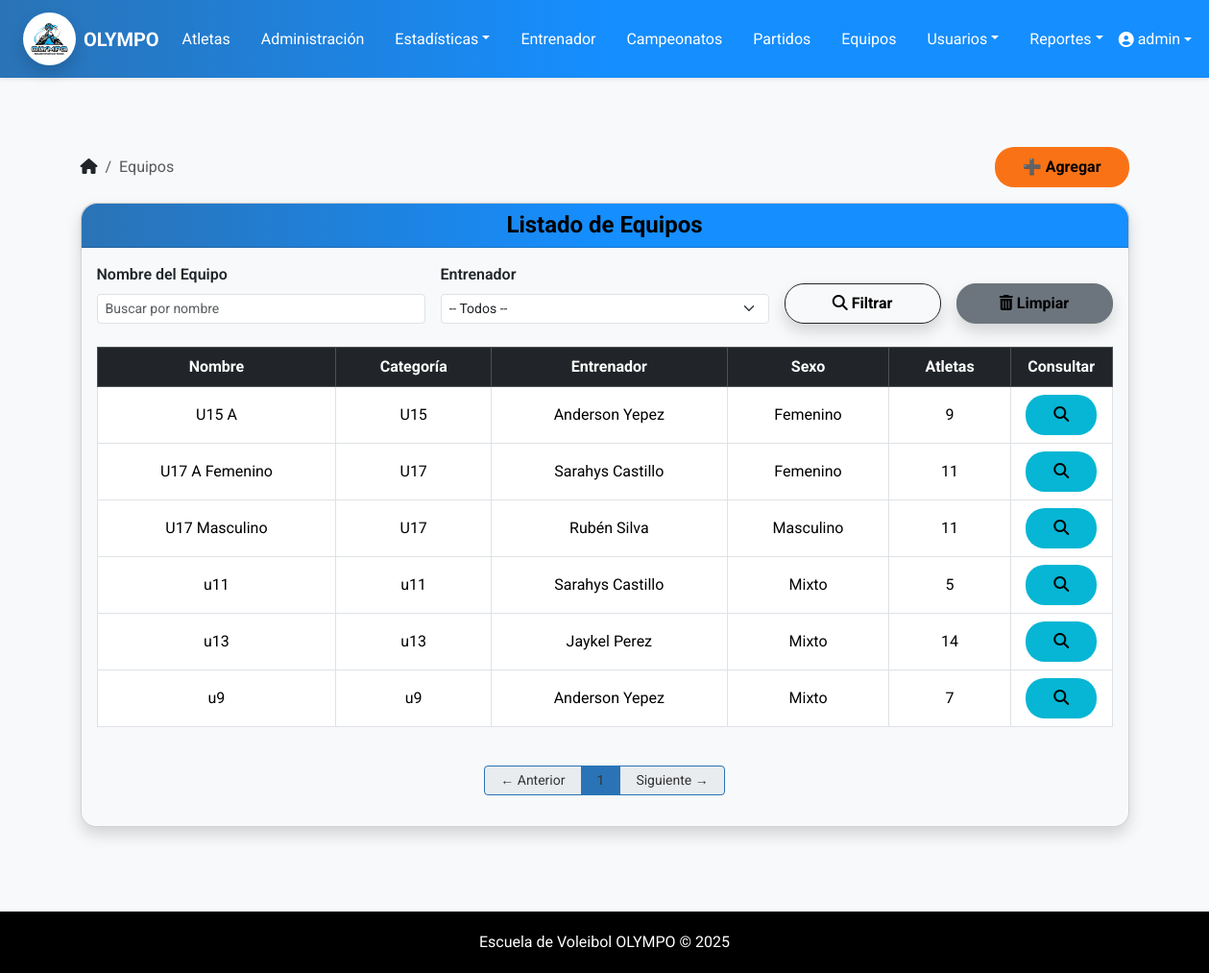
/atletas/equipos/ (signed in), run on the app's committed database.
### atletas/models.py (models this page shows, shortened)
class Equipo(models.Model):
    SEXO_CHOICES = [
        ('masculino', 'Masculino'),
        ('femenino', 'Femenino'),
        ('mixto', 'Mixto'),
    ]
    nombre = models.CharField(max_length=100)
    entrenador = models.ForeignKey(Entrenador, on_delete=models.CASCADE)
    atletas = models.ManyToManyField(Atleta)
    categoria = models.CharField(max_length=50)
    sexo_equipo = models.CharField(max_length=10, choices=SEXO_CHOICES, null=True, blank=True)
    edad_tope = models.PositiveIntegerField(null=True, blank=True)

class Entrenador(models.Model):
    user = models.OneToOneField(User, on_delete=models.CASCADE, null=True, blank=True)  # <— NUEVO
    nombre = models.CharField(max_length=100)
    apellido = models.CharField(max_length=100)
    cedula = models.CharField(max_length=20, unique=True)
    fecha_nacimiento = models.DateField()
    telefono = models.CharField(max_length=20)

### atletas/views.py (the view)
# urls.py: path('equipos/', views.listar_equipos, name='listar_equipos'),
@user_passes_test(lambda u: es_admin(u) or es_entrenador(u))
def listar_equipos(request):
    equipos = Equipo.objects.select_related('entrenador').all().order_by('nombre')
    nombre = request.GET.get('nombre', '').strip()
    entrenador_id = request.GET.get('entrenador', '')
    if nombre:
        equipos = equipos.filter(nombre__icontains=nombre)
    if entrenador_id:
        equipos = equipos.filter(entrenador_id=entrenador_id)
    paginator = Paginator(equipos, 10)
    page_number = request.GET.get('page')
    page_obj = paginator.get_page(page_number)
    context = {
        'page_obj': page_obj,
        'entrenadores': Entrenador.objects.all(),
        'valores': {
            'nombre': nombre,
            'entrenador': entrenador_id,
        }
    }
    return render(request, 'equipos/listar_equipos.html', context)

### atletas/context_processors.py (called while the page is built)
def role_flags(request):
    u = request.user
    atleta_id = None
    if u.is_authenticated and es_atleta(u):  # ✅ propiedad
        if hasattr(u, "atleta"):
            atleta_id = u.atleta.id
    return {
        "is_admin": es_admin(u),
        "is_trainer": es_entrenador(u),
        "is_athlete": es_atleta(u),
        "atleta_id": atleta_id,
    }

### atletas/utils/roles.py (called while the page is built)
def es_admin(user):
    return user.is_authenticated and (user.is_superuser or user.groups.filter(name='Administrador').exists())

def es_entrenador(user):
    return user.is_authenticated and (
        user.groups.filter(name='Entrenador').exists() or hasattr(user, 'entrenador')
    )

def es_atleta(user):
    return user.is_authenticated and hasattr(user, 'atleta')  # por la OneToOne

### templates/equipos/listar_equipos.html (shortened to what this page needs)
{% extends 'base.html' %}
{% block content %}
<div class="container mt-4">
  <div class="d-flex justify-content-between align-items-center mb-3">
    <nav aria-label="breadcrumb" class="mb-0">
      <ol class="breadcrumb mb-0">
        <li class="breadcrumb-item">
          <a href="{% url 'menu_principal' %}" class="text-dark">
            <i class="fa-solid fa-house"></i>
          </a>
        </li>
        <li class="breadcrumb-item active" aria-current="page">Equipos</li>
      </ol>
    </nav>
    <a href="{% url 'registrar_equipo' %}" class="btn" style="background: #f97316;">
      ➕ Agregar
    </a>
  </div>
  <div class="card shadow rounded-4">
    <div class="card-header bg-dark text-white text-center rounded-top-4">
      <h4 class="mb-0">Listado de Equipos</h4>
    </div>
    <div class="card-body bg-light rounded-bottom-4">
      <form method="get" class="row g-3 mb-4 align-items-end">
        <div class="col-md-4">
          <label class="form-label fw-semibold">Nombre del Equipo</label>
          <input type="text" name="nombre" class="form-control form-control-sm"
                placeholder="Buscar por nombre"
                value="{{ valores.nombre|default_if_none:'' }}">
        </div>
        <div class="col-md-4">
          <label class="form-label fw-semibold">Entrenador</label>
          <select name="entrenador" class="form-select form-select-sm">
            <option value="">-- Todos --</option>
          </select>
        </div>
        <div class="col-md-2 d-grid">
          <button type="submit" class="btn btn-outline-dark w-100 shadow">
            <i class="fas fa-search"></i> Filtrar
          </button>
        </div>
        <div class="col-md-2 d-grid">
          <a href="{% url 'listar_equipos' %}" class="btn btn-secondary shadow">
            <i class="fas fa-trash-alt"></i> Limpiar
          </a>
        </div>
      </form>
      {% if page_obj %}
      <div class="table-responsive">
        <table class="table table-bordered table-hover text-center align-middle">
          <thead class="table-dark">
            <tr>
              <th>Nombre</th>
              <th>Categoría</th>
              <th>Entrenador</th>
              <th>Sexo</th>
              <th>Atletas</th>
              <th style="width: 10%;">Consultar</th>
            </tr>
          </thead>
          <tbody>
            {% for equipo in page_obj %}
            <tr>
              <td>{{ equipo.nombre }}</td>
              <td>{{ equipo.categoria }}</td>
              <td>{{ equipo.entrenador.nombre }} {{ equipo.entrenador.apellido }}</td>
              <td>{{ equipo.get_sexo_equipo_display }}</td>
              <td>{{ equipo.atletas.count }}</td>
              <td>
                <a href="{% url 'detalle_equipo' equipo.id %}" class="btn" style="background: #06b6d4;">
                  <i class="fas fa-search"></i>
                </a>
              </td>
            </tr>
            {% endfor %}
          </tbody>
        </table>
      </div>
      {% with request.GET.urlencode as query_params %}
        {% with query_params|cut:'page='|cut:'&page=' as base_query %}
          <div class="d-flex justify-content-center mt-4">
            <nav>
              <ul class="pagination pagination-sm">
                {% if page_obj.has_previous %}
                  <li class="page-item">
                    <a class="page-link px-3 py-1" href="?page={{ page_obj.previous_page_number }}&{{ base_query }}">← Anterior</a>
                  </li>
                {% else %}
                  <li class="page-item disabled">
                    <span class="page-link px-3 py-1">← Anterior</span>
                  </li>
                {% endif %}
                {% for num in page_obj.paginator.page_range %}
                  {% if page_obj.number == num %}
                    <li class="page-item active">
                      <span class="page-link px-3 py-1">{{ num }}</span>
                    </li>
                  {% else %}
                    <li class="page-item">
                      <a class="page-link px-3 py-1" href="?page={{ num }}&{{ base_query }}">{{ num }}</a>
                    </li>
                  {% endif %}
                {% endfor %}
                {% if page_obj.has_next %}
                  <li class="page-item">
                    <a class="page-link px-3 py-1" href="?page={{ page_obj.next_page_number }}&{{ base_query }}">Siguiente →</a>
                  </li>
                {% else %}
                  <li class="page-item disabled">
                    <span class="page-link px-3 py-1">Siguiente →</span>
                  </li>
                {% endif %}
              </ul>
            </nav>
          </div>
        {% endwith %}
      {% endwith %}
      {% else %}
      <div class="alert alert-info text-center">No hay equipos registrados aún.</div>
      {% endif %}
    </div>
  </div>
</div>
{% endblock %}

### templates/base.html (shortened to what this page needs)
<!DOCTYPE html>
{% load static %}
<html lang="es">
<head>
    <link href="https://cdn.jsdelivr.net/npm/bootstrap@5.3.3/dist/css/bootstrap.min.css" rel="stylesheet">
    <link rel="stylesheet" href="https://cdnjs.cloudflare.com/ajax/libs/font-awesome/6.5.0/css/all.min.css">
    <link rel="stylesheet" href="{% static 'css/estilos.css' %}">
</head>
<body>
    <nav class="navbar navbar-expand-lg bg-escovol navbar-dark shadow-sm">
        <div class="container-fluid px-4">
            <a class="navbar-brand d-flex align-items-center">
                <img src="{% static 'img/logo-olympo.jpeg' %}" alt="Logo Olympo" width="55" height="55" class="me-2 rounded-circle shadow">
                <span class="fw-bold text-white">OLYMPO</span>
            </a>
            <div class="collapse navbar-collapse justify-content-between" id="navbarMenu">
                <ul class="navbar-nav mx-auto gap-3">
                    {% if is_admin or is_trainer %}
                        <li class="nav-item"><a class="nav-link text-white" href="{% url 'lista_atletas' %}">Atletas</a></li>
                        <li class="nav-item"><a class="nav-link text-white" href="{% url 'administracion' %}">Administración</a></li>
                        <li class="nav-item dropdown">
                            <a class="nav-link dropdown-toggle text-white" href="#" data-bs-toggle="dropdown">Estadísticas</a>
                        </li>
                        <li class="nav-item"><a class="nav-link text-white" href="{% url 'lista_entrenadores' %}">Entrenador</a></li>
                        <li class="nav-item"><a class="nav-link text-white" href="{% url 'lista_campeonatos' %}">Campeonatos</a></li>
                        <li class="nav-item"><a class="nav-link text-white" href="{% url 'lista_partidos' %}">Partidos</a></li>
                        <li class="nav-item"><a class="nav-link text-white" href="{% url 'listar_equipos' %}">Equipos</a></li>
                        {% if is_admin %}
                            <li class="nav-item dropdown">
                                <a class="nav-link dropdown-toggle text-white" href="#" data-bs-toggle="dropdown">Usuarios</a>
                            </li>
                        {% endif %}
                        <li class="nav-item dropdown">
                            <a class="nav-link dropdown-toggle text-white" href="#" data-bs-toggle="dropdown">Reportes</a>
                        </li>
                    {% endif %}
                </ul>
                <ul class="navbar-nav">
                    {% if user.is_authenticated %}
                        <li class="nav-item dropdown">
                            <a class="nav-link dropdown-toggle d-flex align-items-center text-white" href="#" role="button" data-bs-toggle="dropdown">
                                <i class="fa-solid fa-user-circle me-1"></i>
                                {{ user.get_full_name|default:user.username }}
                            </a>
                        </li>
                    {% else %}
                        <li class="nav-item">
                            <a class="nav-link text-white fw-semibold" href="{% url 'login' %}">
                                <i class="fas fa-sign-in-alt me-1"></i> Iniciar sesión
                            </a>
                        </li>
                    {% endif %}
                </ul>
            </div>
        </div>
    </nav>
    <main class="container py-5">
        {% block content %}{% endblock %}
    </main>
    <footer>
        Escuela de Voleibol OLYMPO © {{ year|default:2025 }}
    </footer>
</body>
</html>

### static/css/estilos.css (style rules this page uses)
.card-header { background: linear-gradient(to right, #1A4B7D, #2A73B6, #5C9DCC); color: #f8f4f4 !important; box-shadow: 0 2px 4px rgba(0, 0, 0, 0.1); }
.card-header h4 { font-weight: bold; }
.btn-success, .btn-danger, .btn-warning, .btn-secondary, .btn-info, .btn-primary, .btn { padding: 8px 28px; border-radius: 20px; line-height: 24px; font-weight: bold; color: black; }
.pagination .page-link { color: #343434; }
.pagination .page-item.active .page-link { background-color: #2A73B6; border-color: #2A73B6; }
.pagination .page-item .page-link { border-color: #2A73B6; }

### templates/base.html (style rules this page uses)
html, body { height: 100%; margin: 0; display: flex; flex-direction: column; }
main { flex: 1; }
body { font-family: 'Roboto', sans-serif; background-color: #f8f9fa; color: #212529; }
.navbar-brand { font-weight: bold; color: #070303 !important; }
.bg-escovol { background: linear-gradient(to right, #2A73B6, #158EFF, #158EFF); }
footer { margin-top: 40px; padding: 20px 0; background-color: #000000; color: white; text-align: center; }
.card-header { background: linear-gradient(to right, #2A73B6, #158EFF, #158EFF); color: #000000 !important; box-shadow: 0 2px 4px rgba(0, 0, 0, 0.1); }
.pagination .page-link { color: #343434; }
.pagination .page-item.active .page-link { background-color: #2A73B6; border-color: #2A73B6; }
.pagination .page-item .page-link { border-color: #2A73B6; }

### data on the page
Equipo: nombre "U15 A", categoria "U15", entrenador.nombre "Anderson", entrenador.apellido "Yepez", sexo_equipo "Femenino", atletas.count "9"
Equipo: nombre "U17 A Femenino", categoria "U17", entrenador.nombre "Sarahys", entrenador.apellido "Castillo", sexo_equipo "Femenino", atletas.count "11"
Equipo: nombre "U17 Masculino", categoria "U17", entrenador.nombre "Rubén", entrenador.apellido "Silva", sexo_equipo "Masculino", atletas.count "11"
Equipo: nombre "u11", categoria "u11", entrenador.nombre "Sarahys", entrenador.apellido "Castillo", sexo_equipo "Mixto", atletas.count "5"
Equipo: nombre "u13", categoria "u13", entrenador.nombre "Jaykel", entrenador.apellido "Perez", sexo_equipo "Mixto", atletas.count "14"
Equipo: nombre "u9", categoria "u9", entrenador.nombre "Anderson", entrenador.apellido "Yepez", sexo_equipo "Mixto", atletas.count "7"

### other printed values
{{ user.get_full_name|default:user.username }} "admin"
{{ num }} "1"
{{ year|default:2025 }} "2025"
